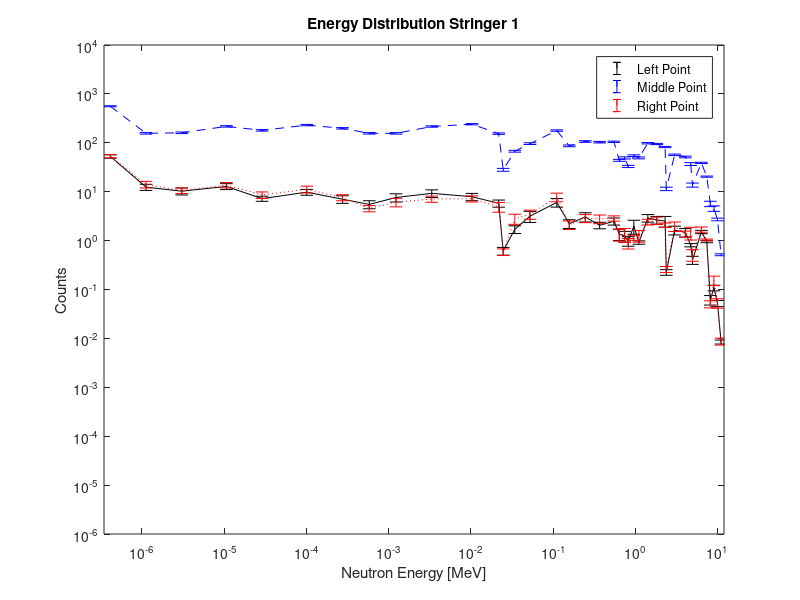
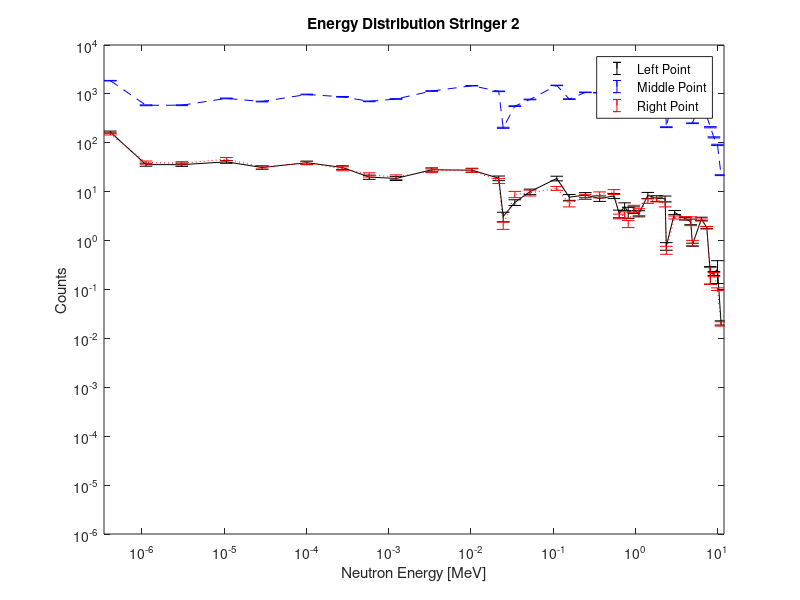
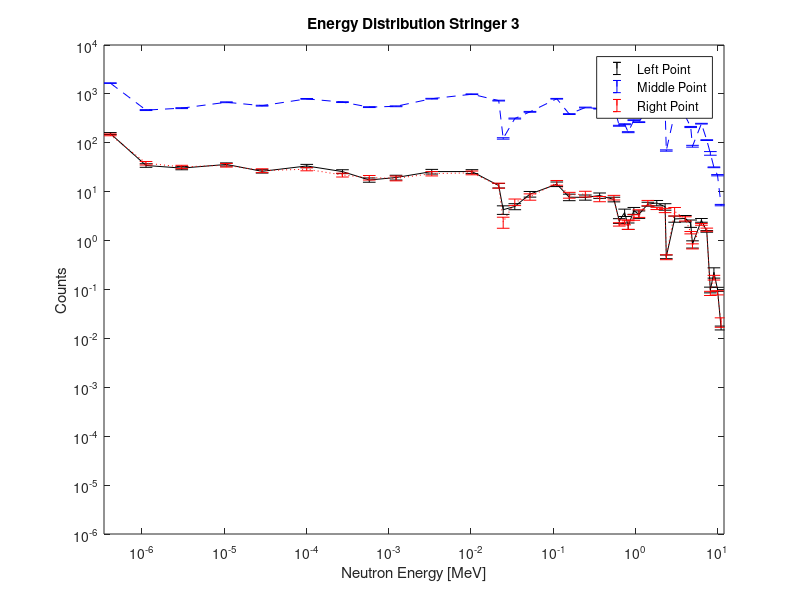
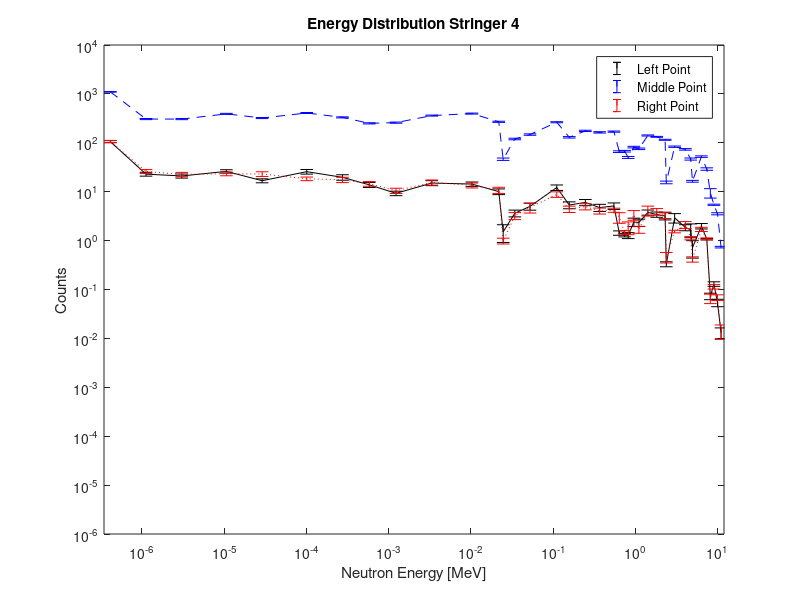

Source code (MATLAB) for these figures, in order:

load('Project_Data.mat')

% Point Detector Plots
for j = 1:9
    Stringer = strcat('Tally.Point.Stringer_',num2str(j));
    Title = char(strcat({'Energy Distribution Stringer '},{num2str(j)}));
    figure('Name',Title,'NumberTitle','off')
    x = Tally.Energy;
    y1 = eval(strcat(Stringer,'.Left.Flux'))*1.006e7;
    y2 = eval(strcat(Stringer,'.Middle.Flux'))*1.006e7;
    y3 = eval(strcat(Stringer,'.Right.Flux'))*1.006e7;
    error1 = eval(strcat(Stringer,'.Left.Error')).*y1;
    error2 = eval(strcat(Stringer,'.Middle.Error')).*y2;
    error3 = eval(strcat(Stringer,'.Right.Error')).*y3;
    ax = axes();
    errorbar(ax,x,y1,error1,'k-'); hold on;
    errorbar(ax,x,y2,error2,'b--'); hold on;
    errorbar(ax,x,y3,error3,'r:'); hold off;
    set(ax, 'YScale', 'log', 'XScale', 'log', 'XLim', [0,12], 'YLim', [10^-6,10^4]);
    legend('Left Point','Middle Point','Right Point')
    title(Title);
    xlabel('Neutron Energy [MeV]')
    ylabel('Counts')
    FileName = char(strcat({'Stringer '},{num2str(j)},{'.png'}));
    saveas(gcf,FileName);
end
for j = 10:12
    Stringer = strcat('Tally.Point.Stringer_',num2str(j));
    Title = char(strcat({'Energy Distribution Stringer '},{num2str(j)}));
    figure('Name',Title,'NumberTitle','off')
    x = Tally.Energy;
    y1 = eval(strcat(Stringer,'.Back.Flux'))*1.006e7;
    y2 = eval(strcat(Stringer,'.Middle.Flux'))*1.006e7;
    y3 = eval(strcat(Stringer,'.Front.Flux'))*1.006e7;
    error1 = eval(strcat(Stringer,'.Back.Error')).*y1;
    error2 = eval(strcat(Stringer,'.Middle.Error')).*y2;
    error3 = eval(strcat(Stringer,'.Front.Error')).*y3;
    ax = axes();
    errorbar(x,y1,error1,'k-'); hold on;
    errorbar(x,y2,error2,'b--'); hold on;
    errorbar(x,y3,error3,'r:'); hold off;
    set(ax, 'YScale', 'log', 'XScale', 'log', 'XLim', [0,12], 'YLim', [10^-6,10^4]);
    legend('Back Point','Middle Point','Front Point')
    title(Title);
    xlabel('Neutron Energy [MeV]')
    ylabel('Counts')
    FileName = char(strcat({'Stringer '},{num2str(j)},{'.png'}));
    saveas(gcf,FileName);
end

% Volume Detector Plots
figure('Name','Energy Distribution Stringer 5 Partially Removed','NumberTitle','off')
x = Tally.Energy;
y = Tally.Volume.Partial.Flux*1.006e7;
error = Tally.Volume.Partial.Error.*y;
ax = axes();
errorbar(x,y,error,'g-');
set(ax, 'YScale', 'log', 'XScale', 'log', 'XLim', [0,12], 'YLim', [10^-6,10^4]);
title('Energy Distribution of 4"x8"x4" Volume of Stringer 5 Partially Removed')
xlabel('Neutron Energy [MeV]')
ylabel('Counts')
saveas(gcf,'Volume Partial.png')

figure('Name','Energy Distribution Stringer 5 Fully Removed','NumberTitle','off')
x = Tally.Energy;
y = Tally.Volume.Full.Flux*1.006e7;
error = Tally.Volume.Full.Error.*y;
ax = axes();
errorbar(x,y,error,'g-');
set(ax, 'YScale', 'log', 'XScale', 'log', 'XLim', [0,12], 'YLim', [10^-6,10^4]);
title('Energy Distribution of Centered 4"x8"x4" Volume of Stringer 5 Fully Removed')
xlabel('Neutron Energy [MeV]')
ylabel('Counts')
saveas(gcf,'Volume Full.png')

% Combined Plots
figure('Name','Stringer 5 Comparison with Partial Removal','NumberTitle','off')
x = Tally.Energy;
y1 = Tally.Point.Stringer_5.Left.Flux*1.006e7;
y2 = Tally.Point.Stringer_5.Middle.Flux*1.006e7;
y3 = Tally.Point.Stringer_5.Right.Flux*1.006e7;
y4 = Tally.Volume.Partial.Flux*1.006e7;
error1 = Tally.Point.Stringer_5.Left.Error.*y1;
error2 = Tally.Point.Stringer_5.Middle.Error.*y2;
error3 = Tally.Point.Stringer_5.Right.Error.*y3;
error4 = Tally.Volume.Partial.Error.*y4;
ax = axes();
errorbar(x,y1,error1,'k-'); hold on;
errorbar(x,y2,error2,'b--'); hold on;
errorbar(x,y3,error3,'r:'); hold on;
errorbar(x,y4,error4,'g-'); hold off;
set(ax, 'YScale', 'log', 'XScale', 'log', 'XLim', [0,12], 'YLim', [10^-6,10^4]);
legend('Left Point','Middle Point','Right Point','Partially Removed')
title('Stringer 5 Comparison with Partial Removal');
xlabel('Neutron Energy [MeV]')
ylabel('Counts')
saveas(gcf,'Partial Comparison.png');

figure('Name','Stringer 5 Comparison with Full Removal','NumberTitle','off')
x = Tally.Energy;
y1 = Tally.Point.Stringer_5.Left.Flux*1.006e7;
y2 = Tally.Point.Stringer_5.Middle.Flux*1.006e7;
y3 = Tally.Point.Stringer_5.Right.Flux*1.006e7;
y4 = Tally.Volume.Full.Flux*1.006e7;
error1 = Tally.Point.Stringer_5.Left.Error.*y1;
error2 = Tally.Point.Stringer_5.Middle.Error.*y2;
error3 = Tally.Point.Stringer_5.Right.Error.*y3;
error4 = Tally.Volume.Full.Error.*y4;
ax = axes();
errorbar(x,y1,error1,'k-'); hold on;
errorbar(x,y2,error2,'b--'); hold on;
errorbar(x,y3,error3,'r:'); hold on;
errorbar(x,y4,error4,'g-'); hold off;
set(ax, 'YScale', 'log', 'XScale', 'log', 'XLim', [0,12], 'YLim', [10^-6,10^4]);
legend('Left Point','Middle Point','Right Point','Fully Removed')
title('Stringer 5 Comparison with Fully Removal');
xlabel('Neutron Energy [MeV]')
ylabel('Counts')
saveas(gcf,'Full Comparison.png');






